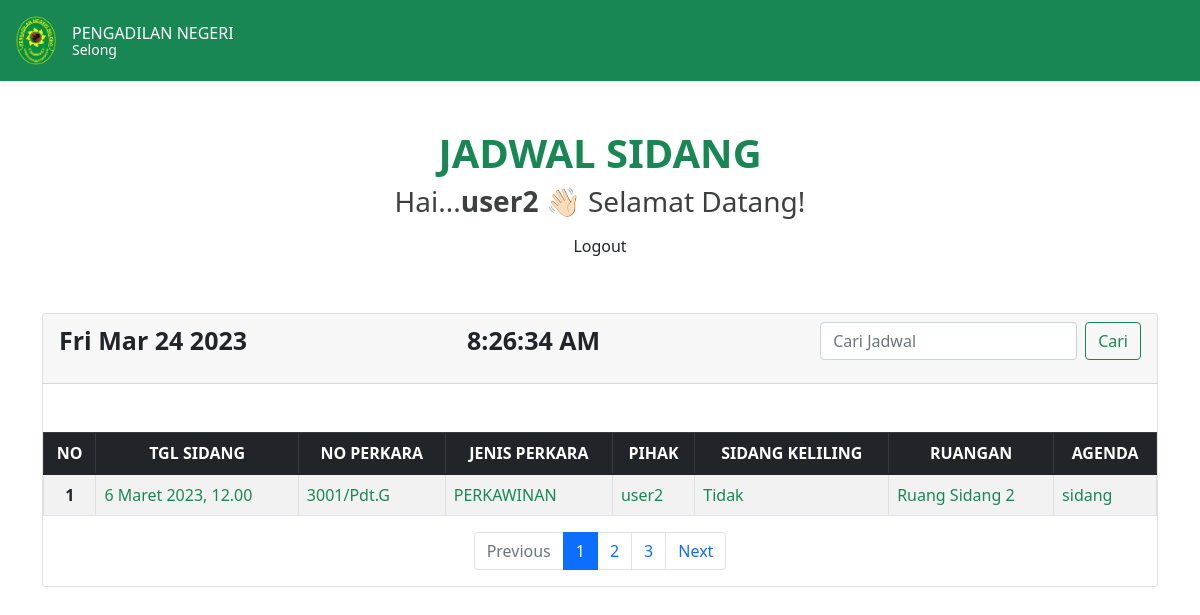
/detail/ (signed in), run on the app's committed database.
### jadwal/models.py (models this page shows, shortened)
class jadwal(models.Model):
    tgl             = models.DateTimeField(auto_now_add=False)
    noPerkara       = models.CharField(max_length=50, default="3125/Pdt.G" )
    jenisPerkara    = models.CharField(max_length=50)
    pihak           = models.OneToOneField(User, on_delete=models.CASCADE, related_name='pengguna')
    sdk = (
        ('Ya','Ya'),
        ('Tidak','Tidak')
    )
    sidangKeliling  = models.CharField(choices=sdk, max_length=50)
    rng = (
        ('Ruang Sidang 1','Ruang Sidang 1'),
        ('Ruang Sidang 2','Ruang Sidang 2'),
        ('Ruang Sidang 3','Ruang Sidang 3'),
        ('Ruang Sidang 4','Ruang Sidang 4'),
        ('Ruang Sidang 5','Ruang Sidang 5'),
    )
    ruangan  = models.CharField(choices=rng, max_length=50)
    agenda   = models.TextField()
    created  = models.DateTimeField(auto_now_add=True)
    updated  = models.DateTimeField(auto_now_add=True)

### sidang/views.py (the view)
# urls.py: path('detail/',views.detail,name='detail'),
@login_required
def detail(request):
    data1 = User.objects.get(username=request.user)
    data =jadwal.objects.filter(pihak=data1)
    context = {
        'datas':data,
    }
    return render(request,'detail.html',context)

### templates/detail.html (shortened to what this page needs)
{%extends 'base.html'%}
{%load static%}
{%block konten%}
<div class="d-flex align-items-center p-3 mb-3 text-white bg-success shadow-sm">
  <img class="me-3" src="{%static '/img/logo.png'%}"  width="40" height="49">
  <div class="lh-1">
    <a href="{%url 'home'%}" style="text-decoration: none;"><h1 class="h6 mb-0 text-white lh-1">PENGADILAN NEGERI</h1></a>
    <small>Selong</small>
  </div>
</div>
<div class="container">
  <div class="text-center my-5">
    <h1 class="fw-bold text-success">JADWAL SIDANG </h1>
    <h3 style="color:rgb(62, 63, 63);">Hai...<span style="font-weight:bold;">{{user}}</span> 👋🏻 Selamat Datang!</h3>
    <a class="btn" href="{% url 'logout'%}">Logout</a>
  </div>
  <div class="row">
    <div class="col-12">
      <div class="card">
        <div class="card-header d-flex justify-content-between">
          <div id="waktu" style="font-size: 25px;  font-weight: bold;"></div>
          <p id="time" style="font-size: 25px;  font-weight: bold;"></p>
          <div class="">
            <form class="d-flex" role="search">
              <input class="form-control me-2" type="search" placeholder="Cari Jadwal" aria-label="Search">
              <button class="btn btn-outline-success" type="submit">Cari</button>
            </form>
          </div>
        </div>
        <table class="table table-striped  table-bordered mt-5">
          <thead>
            <tr class="table-dark text-center">
              <th scope="col">NO</th>
              <th scope="col">TGL SIDANG</th>
              <th scope="col">NO  PERKARA</th>
              <th scope="col">JENIS PERKARA</th>
              <th scope="col">PIHAK</th>
              <th scope="col">SIDANG KELILING</th>
              <th scope="col">RUANGAN</th>
              <th scope="col">AGENDA</th>
            </tr>
          </thead>
          <tbody>
            {%for data in datas%}
            <tr class="">
              <th scope="row" class="text-center">{{forloop.counter}}</th>
              <td class="text-success">{{data.tgl}}</td>
              <td class="text-success">{{data.noPerkara}}</td>
              <td class="text-success">{{data.jenisPerkara}}</td>
              <td class="text-success">{{data.pihak}}</td>
              <td class="text-success" class="text-center">{{data.sidangKeliling}}</td>
              <td class="text-success">{{data.ruangan}}</td>
              <td class="text-success">{{data.agenda}}</td>
            </tr>
            {%endfor%}
          </tbody>
        </table>
        <nav aria-label="Page navigation example">
          <ul class="pagination justify-content-center">
            <li class="page-item disabled">
              <a class="page-link">Previous</a>
            </li>
            <li class="page-item active"><a class="page-link" href="#">1</a></li>
            <li class="page-item"><a class="page-link" href="#">2</a></li>
            <li class="page-item"><a class="page-link" href="#">3</a></li>
            <li class="page-item">
              <a class="page-link" href="#">Next</a>
            </li>
          </ul>
        </nav>
      </div>
    </div>
  </div>
</div>
{%endblock konten%}

### data on the page
jadwal: tgl "6 Maret 2023, 12.00", noPerkara "3001/Pdt.G", jenisPerkara "PERKAWINAN", pihak "user2", sidangKeliling "Tidak", ruangan "Ruang Sidang 2", agenda "sidang"

### other printed values
{{ user }} "user2"
